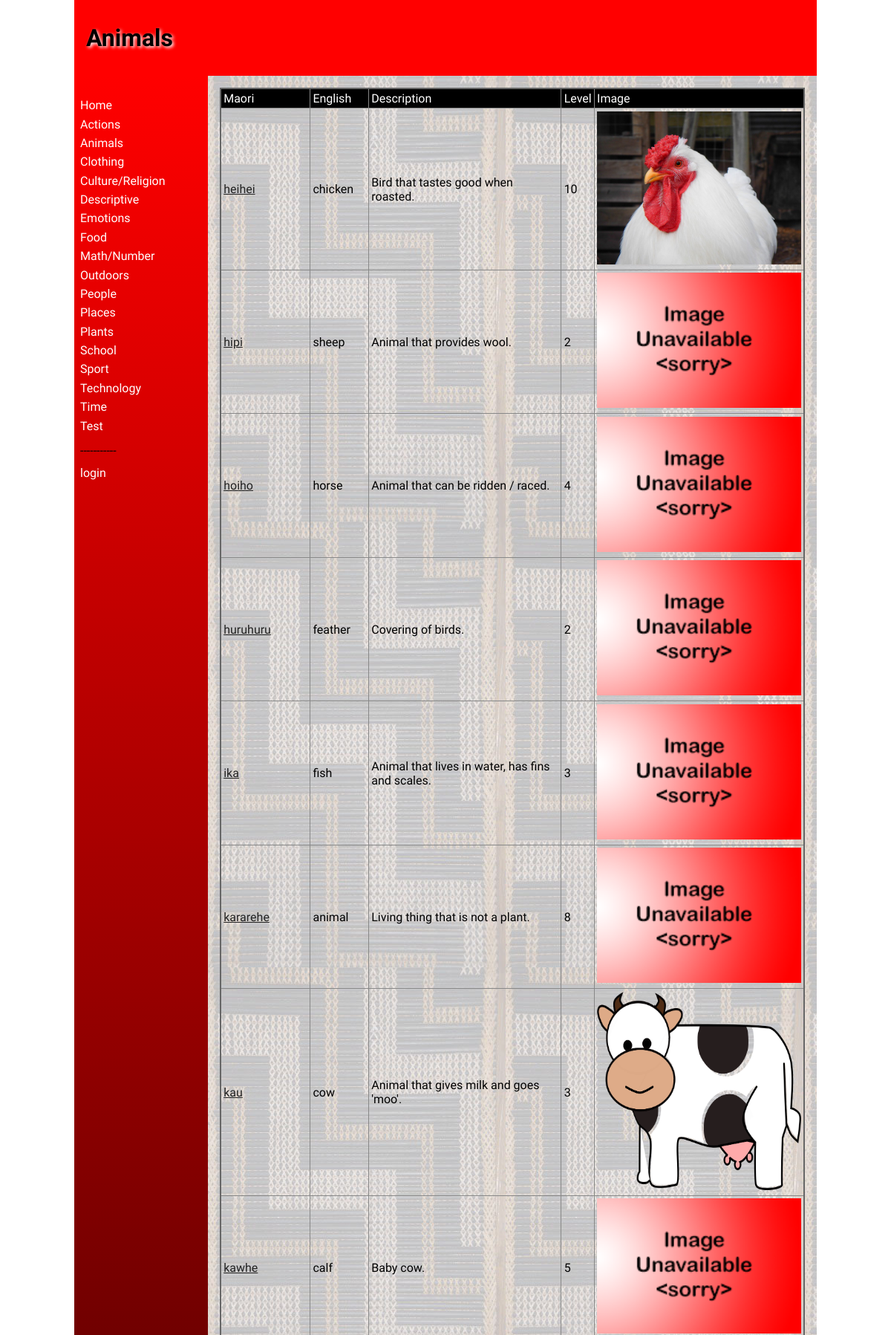
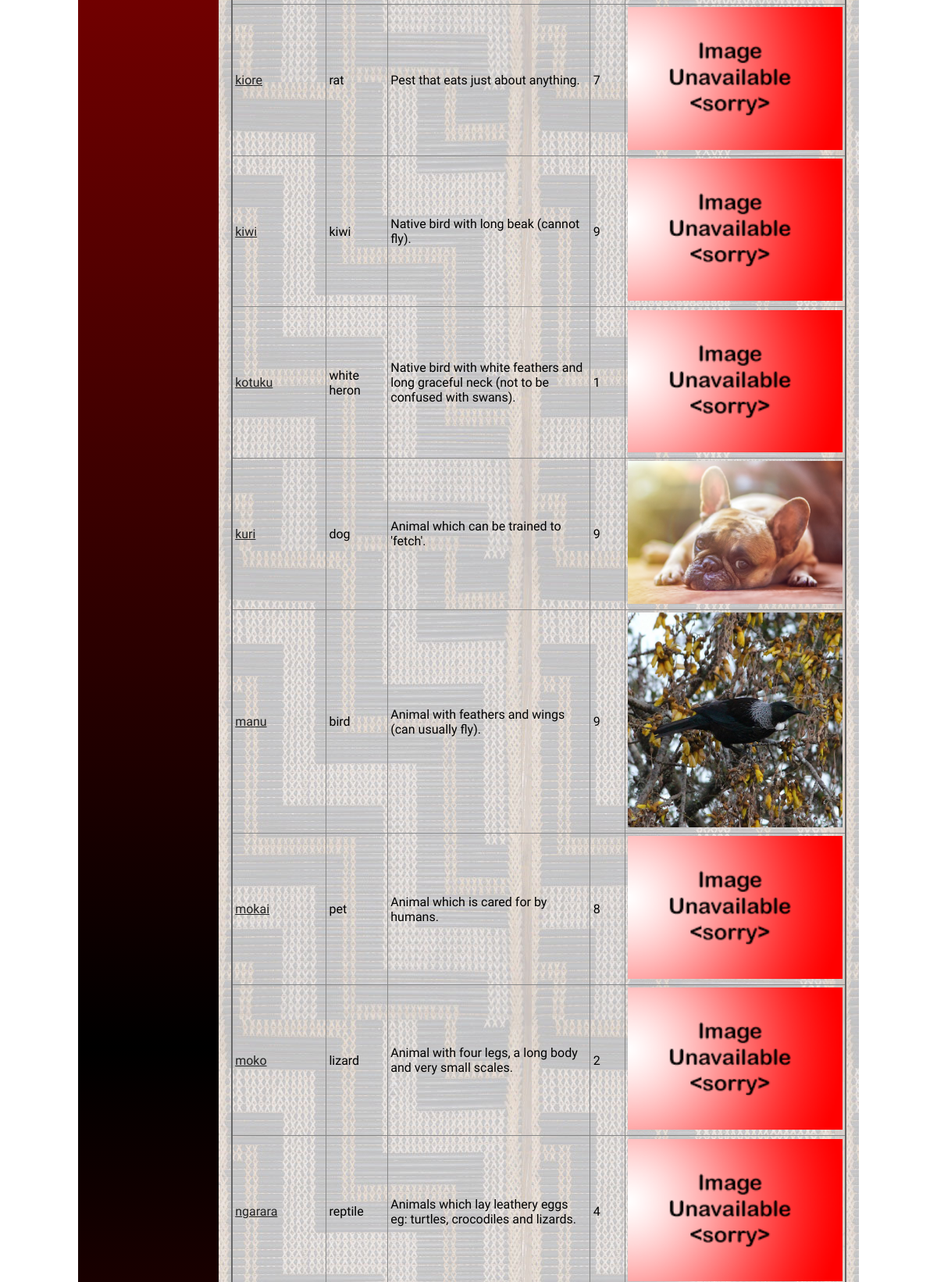
The app's page /categories/2 (upper part) with its own data (2 pictures, top to bottom).
### tables this page shows
CREATE TABLE "Categories"
(
	id integer
		constraint Categories_pk
			primary key autoincrement,
	Category_Name varchar(30)
);

CREATE TABLE "Dictionary"
(
    id          integer
        constraint Dictionary_pk
            primary key autoincrement,
    Maori       varchar(20),
    English     varchar(20),
    Description varchar(100),
    Level       integer,
    Date_Added  datetime,
    Login_id    integer
        references Admin_logins,
    Category_id integer
        references Categories,
    image       varchar(20)
);

### app.py (the view, shortened to what this page needs)
@app.route('/categories/<category_id>', methods=['POST', 'GET'])
def categories_page(category_id):
    query = "SELECT category_id, Maori, English, Description, Level, image, id FROM Dictionary"
    con = create_connection(DATABASE)
    cur = con.cursor()
    cur.execute(query)
    word_data = cur.fetchall()
    return render_template("categories.html", words=word_data, categories=categories(), category_id=int(category_id), logged_in=is_logged_in(), is_student=is_student())

### app.py (called while the page is built, shortened)
def create_connection(db_file):
    try:
        connection = sqlite3.connect(db_file)
        connection.execute('pragma foreign_keys=ON')
        return connection
    except Error as e:
        print(e)
    return None

def is_logged_in():
    if session.get("email") is None:
        return False
    else:
        return True

def is_student():
    if session.get("login_id") is None:
        print("no email")
        return False

def categories():
    con = create_connection(DATABASE)
    cur = con.cursor()
    query = "SELECT id, Category_Name FROM Categories"
    cur.execute(query)
    category = cur.fetchall()
    con.close()
    return category

### templates/categories.html (shortened to what this page needs)
{% extends "base.html" %}
{% block heading %}
    {% for category in categories %}
        {% if category[0] == category_id %}
            {{ category[1] }}
        {% endif %}
    {% endfor %}
{% endblock %}
{% block main %}
    <table>
        <thead>
            <tr>
                <td>Maori</td>
                <td>English</td>
                <td>Description</td>
                <td>Level</td>
                <td>Image</td>
            </tr>
        </thead>
        <tbody>
            {% for word in words %}
                {% if word[0] == category_id %}
                <tr>
                    <td><a href="/word/{{ word[6] }}">{{ word[1] }}</a></td>
                    <td>{{ word[2] }}</td>
                    <td>{{ word[3] }}</td>
                    <td>{{ word[4] }}</td>
                    <td><img src="../static/images/{{ word[5] }}"></td>
                </tr>
                {% endif %}
            {% endfor %}
        </tbody>
    </table>
{% endblock %}

### templates/base.html (shortened to what this page needs)
<!doctype html>
<html lang="en">
<head>
	<link href="{{ url_for('static', filename='css/style.css') }}" rel="stylesheet">
</head>
<body>
	<div id="container">
		<header>
			<h1>{% block heading %}{% endblock %}</h1>
		</header>
		<nav>
			<ul>
                <li><a href="\">Home</a></li>
                {% for category in categories %}
                <li><a href="/categories/{{ category[0] }}">{{category[1]}}</a></li>
                {% endfor %}
                <li><p>-----------</p></li>
                {% if logged_in %}
                    <li><a href="/logout">logout</a></li>
                {% else %}
                <a href="/login">login</a>
                {% endif %}
			</ul>
		</nav>
		<main>
            {% block main%}{% endblock %}
        </main>
	</div>
</body>
</html>

### static/css/style.css (style rules this page uses)
* { font-family: Comfortaa, sans-serif; margin: 0; padding: 0; box-sizing: border-box; }
#container { display: grid; grid-template-columns: 75px auto; grid-template-areas: 'nav header' 'main main' 'footer footer'; }
header { grid-area: header; background-color: #f00; padding: 1rem; }
nav { grid-area: nav; }
main { grid-area: main; padding: 1rem; background-color: #edd; }
h1, h2, h3, h4 { padding: 1rem 0; font-family: 'Suez One', serif; color: #000; text-shadow: 2px 2px 4px #fff; }
p { padding: 0.5rem 0; }
a { color: #222; }
img { width: 100%; }
table { width: 100%; border: 2px solid #666; border-collapse: collapse; }
thead, td { border: 1px solid #888; padding: 0.2rem; text-align: left; }
thead { background-color: #000; color: #fff; }
@media only screen and (min-width: 768px) { #container { grid-template-columns: 180px auto; grid-template-areas: 'header header' 'nav main' 'footer footer'; } }
@media only screen and (min-width: 768px) { nav { background: linear-gradient(180deg, rgba(255,0,0,1) 0%, rgba(0, 0, 0, 1) 50%, rgba(255,0,0,1) 100%); padding: 0.5rem; } }
@media only screen and (min-width: 768px) { nav ul { list-style: none; } }
@media only screen and (min-width: 768px) { nav li { padding: 0.2rem 0; } }
@media only screen and (min-width: 768px) { nav a { color: #fff; text-decoration: none; } }
@media only screen and (min-width: 768px) { main { background-image: url('/poutama.jpg'); } }
@media only screen and (min-width: 1000px) { #container { width: 1000px; margin: auto; } }

### records on screen
Categories: Category_Name "Animals"
Categories: Category_Name "Actions"
Categories: Category_Name "Clothing"
Categories: Category_Name "Culture/Religion"
Categories: Category_Name "Descriptive"
Categories: Category_Name "Emotions"
Categories: Category_Name "Food"
Categories: Category_Name "Math/Number"
Categories: Category_Name "Outdoors"
Categories: Category_Name "People"
Categories: Category_Name "Places"
Categories: Category_Name "Plants"
Categories: Category_Name "School"
Categories: Category_Name "Sport"
Categories: Category_Name "Technology"
Categories: Category_Name "Time"
Categories: Category_Name "Test"
Dictionary: Maori "heihei", English "chicken", Description "Bird that tastes good when roasted.", Level "10", image (picture)
Dictionary: Maori "hipi", English "sheep", Description "Animal that provides wool.", Level "2", image (placeholder picture)
Dictionary: Maori "hoiho", English "horse", Description "Animal that can be ridden / raced.", Level "4", image (placeholder picture)
Dictionary: Maori "huruhuru", English "feather", Description "Covering of birds.", Level "2", image (placeholder picture)
Dictionary: Maori "ika", English "fish", Description "Animal that lives in water, has fins and scales.", Level "3", image (placeholder picture)
Dictionary: Maori "kararehe", English "animal", Description "Living thing that is not a plant.", Level "8", image (placeholder picture)
Dictionary: Maori "kau", English "cow", Description "Animal that gives milk and goes 'moo'.", Level "3", image (picture)
Dictionary: Maori "kawhe", English "calf", Description "Baby cow.", Level "5", image (placeholder picture)
Dictionary: Maori "kiore", English "rat", Description "Pest that eats just about anything.", Level "7", image (placeholder picture)
Dictionary: Maori "kiwi", English "kiwi", Description "Native bird with long beak (cannot fly).", Level "9", image (placeholder picture)
Dictionary: Maori "kotuku", English "white heron", Description "Native bird with white feathers and long graceful neck (not to be confused with swans).", Level "1", image (placeholder picture)
Dictionary: Maori "kuri", English "dog", Description "Animal which can be trained to 'fetch'.", Level "9", image (picture)
Dictionary: Maori "manu", English "bird", Description "Animal with feathers and wings (can usually fly).", Level "9", image (picture)
Dictionary: Maori "mokai", English "pet", Description "Animal which is cared for by humans.", Level "8", image (placeholder picture)
Dictionary: Maori "moko", English "lizard", Description "Animal with four legs, a long body and very small scales.", Level "2", image (placeholder picture)
Dictionary: Maori "ngarara", English "reptile", Description "Animals which lay leathery eggs eg: turtles, crocodiles and lizards.", Level "4", image (placeholder picture)
